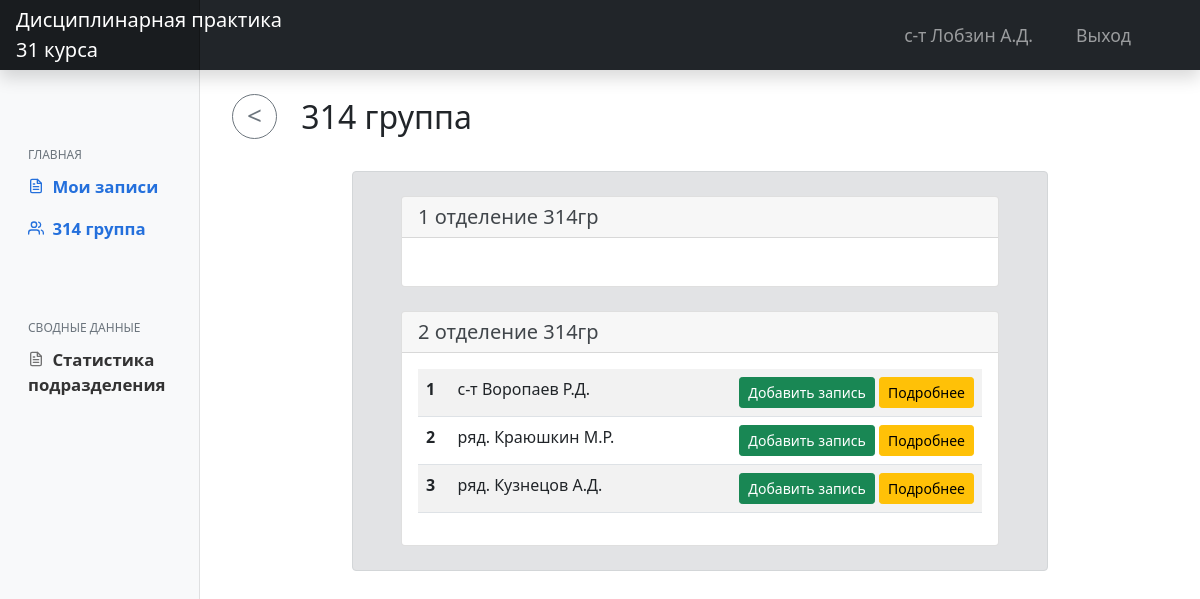
Page /group_content/ (signed in) on the committed database.
### main/models.py (models this page shows, shortened)
class CustomUser(AbstractUser):
    LS = 1
    KO = 2
    KG = 3
    KOF = 4
    ST = 5
    NK = 6
    ROLE_CHOICES = (
        (LS, 'Курсант'),
        (KO, 'Командир отделения'),
        (KG, 'Командир группы'),
        (KOF, 'Курсовой офицер'),
        (ST, 'Старшина курса'),
        (NK, 'Начальник курса')
    )
    RANG_CHOICES = (
        ('ряд.', 'Рядовой'),
        ('мл.с-т', 'Мл.Сержант'),
        ('с-т', 'Сержант'),
        ('ст.с-т', 'Ст.Сержант'),
        ('пр-к', 'Прапорщик'),
        ('ст.пр-к', 'Ст.Прапорщик'),
        ('л-т', 'Лейтенант'),
        ('ст.л-т', 'Ст.Лейтенант'),
        ('к-н', 'Капитан'),
        ('м-р', 'Майор'),
        ('п/п-к', 'Подполковник'),
        ('п-к', 'Полковник')
    )
    role = models.PositiveSmallIntegerField('Должность', choices=ROLE_CHOICES, blank=True, null=True)
    first_name = models.CharField('Имя', max_length=50, blank=True, null=True)
    last_name = models.CharField('Фамилия', max_length=50, blank=True, null=True)
    surname = models.CharField('Отчество', max_length=50, blank=True, null=True)
    rang = models.CharField('Воинское звание', choices=RANG_CHOICES, max_length=50, blank=True, null=True)
    category = TreeForeignKey('Category', on_delete=models.PROTECT, related_name='staff', verbose_name='Подразделение',
                              blank=True, null=True)
    slug = models.SlugField(max_length=255, help_text='Заполняется автоматически!', db_index=True, blank=True)
    def get_FIO(self):
        if self.last_name:
            return str(self.rang) + ' ' + str(self.last_name) + ' ' + str(self.first_name[0].upper()) + '.' + str(
                self.surname[0].upper()) + '.'
        else:
            return "'unknown'"

class Category(MPTTModel):
    COURSE_TYPE = "course"
    PLATOON_TYPE = "platoon"
    GROUP_TYPE = "group"
    UNIT_TYPE = "unit"
    type_choices = [
        (COURSE_TYPE, "Курс"),
        (PLATOON_TYPE, "Взвод"),
        (GROUP_TYPE, "Группа"),
        (UNIT_TYPE, "Отделение"),
    ]
    title = models.CharField(max_length=50, unique=True, verbose_name='Название позразделения')
    type = models.CharField(choices=type_choices, max_length=25, verbose_name="Тип категории")
    parent = TreeForeignKey('self', on_delete=models.PROTECT, null=True, blank=True, related_name='children',
                            db_index=True, verbose_name='Родительская категория')
    slug = models.SlugField()
    class MPTTMeta:
        order_insertion_by = ['title']
    class Meta:
        unique_together = [['parent', 'slug']]
        verbose_name = 'Категория'
        verbose_name_plural = 'Категории'
    def __str__(self):
        return self.title

### main/views.py (the view)
# urls.py: path('group_content/', GroupsContentView.as_view(), name='view_group_content'),
class GroupsContentView(LoginRequiredMixin, UserPassesTestMixin, ListView):
    def test_func(self):
        return self.request.user.role > CustomUser.LS
    model = CustomUser
    context_object_name = 'cadets'
    template_name = 'main/content_groups.html'
    def get_queryset(self):
        login_user = self.request.user
        main_node = self.request.user.category
        if main_node.is_leaf_node():
            cadets = main_node.staff.exclude(slug=login_user.slug)
        else:
            cadets = CustomUser.objects.none()
            nodes = main_node.get_descendants()
            for node in nodes:
                cadets = cadets | node.staff.all()
        return cadets.order_by('last_name')
    def get_context_data(self, **kwargs):
        context = super().get_context_data(**kwargs)
        context["main_node"] = self.request.user.category
        return context

### main/templates/main/content_groups.html (shortened to what this page needs)
{% extends 'main/layout.html' %}
{% load static %}
{% block content %}
    <h2 class="mt-4 ms-2"><a onclick="history.back();">
        <button class="btn btn-outline-secondary btn-circle btn-sm mb-2 me-3"><</button>
    </a>{{ main_node }}</h2>
    <div class="container mt-4">
        <div class="row justify-content-center">
            {% if main_node.is_leaf_node %}
                <div class="alert alert-secondary px-5 pb-0 pt-4 justify-content-center w-75">
                <div class="col mb-4">
                    <div class="card">
                        <div class="card-header h5">
                            {{ main_node }}
                        </div>
                        <div class="card-body">
                            <table class="table table-striped ">
                                <tbody>
                                {% for cadet in cadets %}
                                    <tr>
                                        <th scope="row">{{ forloop.counter }}</th>
                                        <td>{{ cadet.get_FIO }}</td>
                                        <td class="text-end">
                                            <a class="btn btn-sm btn-success" href="{% url 'create_note' slug=cadet.slug %}">Добавить запись</a>
                                            <a class="btn btn-sm btn-warning" href="{% url 'view_user_notes' slug=cadet.slug %}">Подробнее</a>
                                        </td>
                                    </tr>
                                {% endfor %}
                                </tbody>
                            </table>
                        </div>
                    </div>
                </div>
                </div>
            {% elif main_node.type == "group" %}
                <div class="alert alert-secondary px-5 pb-0 pt-4 justify-content-center w-75">
                {% for child_node in main_node.get_children %}
                <div class="col mb-4">
                    <div class="card">
                        <div class="card-header h5">
                            {{ child_node }}
                        </div>
                        <div class="card-body">
                            <table class="table table-striped ">
                                <tbody>
                                {% for cadet in child_node.staff.all|dictsort:"last_name" %}
                                    <tr>
                                        <th scope="row">{{ forloop.counter }}</th>
                                        <td>{{ cadet.get_FIO }}</td>
                                        <td class="text-end">
                                            <a class="btn btn-sm btn-success" href="{% url 'create_note' slug=cadet.slug %}">Добавить запись</a>
                                            <a class="btn btn-sm btn-warning" href="{% url 'view_user_notes' slug=cadet.slug %}">Подробнее</a>
                                        </td>
                                    </tr>
                                {% endfor %}
                                </tbody>
                            </table>
                        </div>
                    </div>
                </div>
                {% endfor %}
                </div>
            {% endif %}
    </div>
{% endblock %}

### main/templates/main/layout.html (shortened to what this page needs)
{% load static %}
<!DOCTYPE html>
<html lang="ru">
<head>
    <link rel="stylesheet" href="{% static 'main/css/main.css' %}">
    <link rel="stylesheet" href="{% static 'main/css/bootstrap.min.css' %}">
    <link href="{% static 'main/js/main.js' %}" rel="stylesheet">
  </head>
  <body>
  <header class="navbar navbar-dark sticky-top bg-dark flex-md-nowrap p-0 shadow">
      <a href="{% url 'home' %}" class="navbar-brand col-md-3 col-lg-2 me-0 px-3 text-start">Дисциплинарная практика<br>31 курса</a>
      <div class="navbar-nav">
          <div class="row row-cols-2 mx-2 gx-5">
              <div class="nav-item text-nowrap">
                  <a class="nav-link nav-el">{{ request.user.get_FIO }}</a>
              </div>
              <div class="nav-item text-nowrap">
                  <a class="nav-link nav-el px-3" href="{% url 'logout' %}">Выход</a>
              </div>
          </div>
      </div>
  </header>
  <div class="container-fluid">
      <div class="row">
          <nav id="sidebarMenu" class="col-md-3 col-lg-2 d-md-block bg-light sidebar collapse">
              <div class="position-sticky pt-5">
                  <h6 class="sidebar-heading d-flex justify-content-between align-items-center px-3 mb-1 text-muted">
                      Главная</h6>
                  <ul class="nav flex-column">
                      {% if request.user.role == 1 or request.user.role == 2 or request.user.role == 3 %}
                      <li class="nav-item">
                          <a class="nav-link active" aria-current="page" href="{% url 'view_user_notes' slug=request.user.slug %}">
                              <span data-feather="file-text"></span>
                              Мои записи
                          </a>
                      </li>
                      {% endif %}
                      {% if request.user.role > 1 %}
                      <li class="nav-item">
                          <a class="nav-link active" aria-current="page" href="{% url 'view_group_content' %}">
                              <span data-feather="users"></span>
                              {{ request.user.category.title }}
                          </a>
                      </li>
                      {% endif %}
                  </ul>
                  {% if request.user.role > 1 %}
                  <h6 class="sidebar-heading d-flex justify-content-between align-items-center px-3 pt-5 mt-4 mb-1 text-muted">
                      сводные данные</h6>
                  <ul class="nav flex-column mb-2">
                      <li class="nav-item">
                          <a class="nav-link" href="{% url 'statistica' %}">
                              <span data-feather="file-text"></span>
                              Статистика подразделения
                          </a>
                      </li>
                  </ul>
                  {% endif %}
              </div>
    </nav>
    <main class="col-md-9 ms-sm-auto col-lg-10 px-md-4">
        {% block content %}{% endblock %}
    </main>
  </div>
</div>
  </body>
</html>

### main/static/main/css/main.css (style rules this page uses)
body { font-size: .875rem; }
.feather { width: 16px; height: 16px; vertical-align: text-bottom; }
.sidebar { position: fixed; top: 0; bottom: 0; left: 0; z-index: 100; padding: 100px 0 0; box-shadow: inset -1px 0 0 rgba(0, 0, 0, .1); }
.sidebar .nav-link { font-weight: 600; color: #333; font-size: 1.05rem; }
.sidebar .nav-link .feather { margin-right: 4px; margin-bottom: 4px; color: #727272; }
.sidebar .nav-link { transition: transform .3s ease-out; }
.sidebar .nav-link.active { color: #2470dc; }
.sidebar .nav-link:hover .feather, .sidebar .nav-link.active .feather { color: inherit; }
.sidebar-heading { font-size: .75rem; text-transform: uppercase; }
.navbar-brand { padding-top: .75rem; padding-bottom: .75rem; font-size: 1.15rem; background-color: rgba(0, 0, 0, .25); box-shadow: inset -1px 0 0 rgba(0, 0, 0, .25); }
.nav-el { font-size: 1.1rem; }
.btn-circle.btn-sm { width: 45px; height: 45px; padding-top: 0px; padding-bottom: 3px; border-radius: 60px; font-size: 26px; text-align: center; }

### rows in the picture
CustomUser: user.get_FIO "с-т Лобзин А.Д.", user.category "314 группа"
Category: title "314 группа"
Category: title "1 отделение 314гр"
Category: title "2 отделение 314гр"
CustomUser: get_FIO "с-т Воропаев Р.Д."
CustomUser: get_FIO "ряд. Краюшкин М.Р."
CustomUser: get_FIO "ряд. Кузнецов А.Д."
